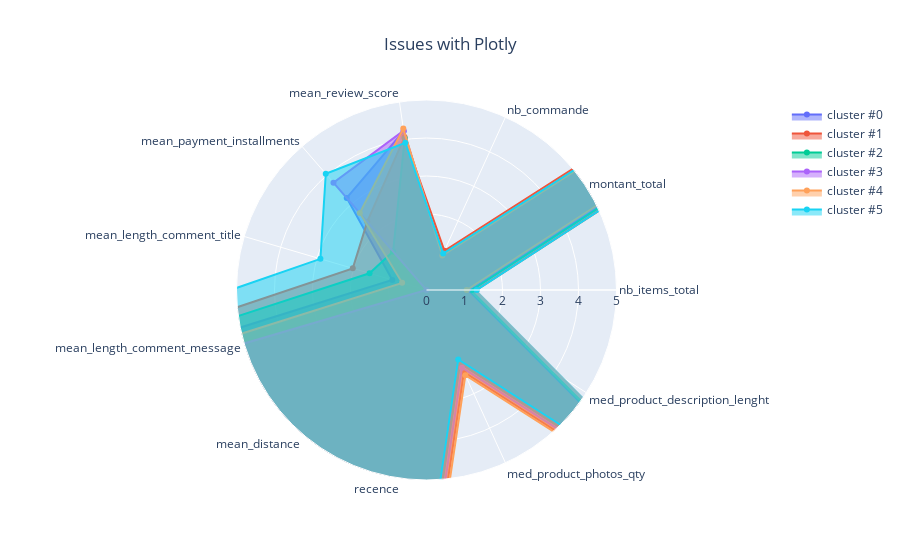

The code cell stored with this chart in its notebook:
### Code cell
import plotly.graph_objects as go

categories = result_kprot.columns
fig = go.Figure()

for g in result_kprot.index:
    fig.add_trace(go.Scatterpolar(
        r = result_kprot.loc[g].values,
        theta = categories,
        fill = 'toself',
        name = f'cluster #{g}'
    ))

fig.update_layout(
  polar=dict(
    radialaxis=dict(
      visible=True,
      range=[0, 5] # here we can define the range
    )),
  showlegend=True,
    title="Issues with Plotly",
    title_x=0.5
)

fig.show()

### Figure 1 — Plotly figure (JSON) as saved in the notebook; plotly's stock layout.template omitted (floating-point values rounded to 4 significant figures)
{"data": [{"fill": "toself", "name": "cluster #0", "r": [1.104, 149.3, 1, 4.223, 3.205, 0.9368, 29.45, 5.203, 306.6, 2.104, 956.5], "theta": ["nb_items_total", "montant_total", "nb_commande", "mean_review_score", "mean_payment_installments", "mean_length_comment_title", "mean_length_comment_message", "mean_distance", "recence", "med_product_photos_qty", "med_product_description_lenght"], "type": "scatterpolar"}, {"fill": "toself", "name": "cluster #1", "r": [1.315, 200.1, 1.135, 4.064, 2.38, 2.022, 29.77, 5.454, 273.0, 2.375, 838.7], "theta": ["nb_items_total", "montant_total", "nb_commande", "mean_review_score", "mean_payment_installments", "mean_length_comment_title", "mean_length_comment_message", "mean_distance", "recence", "med_product_photos_qty", "med_product_description_lenght"], "type": "scatterpolar"}, {"fill": "toself", "name": "cluster #2", "r": [1.198, 158.8, 1.011, 4.033, 1.341, 1.562, 30.07, 5.9, 289.8, 2.125, 854.6], "theta": ["nb_items_total", "montant_total", "nb_commande", "mean_review_score", "mean_payment_installments", "mean_length_comment_title", "mean_length_comment_message", "mean_distance", "recence", "med_product_photos_qty", "med_product_description_lenght"], "type": "scatterpolar"}, {"fill": "toself", "name": "cluster #3", "r": [1.081, 183.0, 1, 4.237, 3.739, 0.003466, 20.81, 6.028, 309.0, 2.248, 738.5], "theta": ["nb_items_total", "montant_total", "nb_commande", "mean_review_score", "mean_payment_installments", "mean_length_comment_title", "mean_length_comment_message", "mean_distance", "recence", "med_product_photos_qty", "med_product_description_lenght"], "type": "scatterpolar"}, {"fill": "toself", "name": "cluster #4", "r": [1.058, 123.1, 1.0, 4.291, 2.681, 0.668, 17.9, 5.51, 298.0, 2.464, 619.1], "theta": ["nb_items_total", "montant_total", "nb_commande", "mean_review_score", "mean_payment_installments", "mean_length_comment_title", "mean_length_comment_message", "mean_distance", "recence", "med_product_photos_qty", "med_product_description_lenght"], "type": "scatterpolar"}, {"fill": "toself", "name": "cluster #5", "r": [1.324, 177.0, 1.055, 3.915, 4.047, 2.909, 34.73, 5.433, 280.1, 2.01, 704.6], "theta": ["nb_items_total", "montant_total", "nb_commande", "mean_review_score", "mean_payment_installments", "mean_length_comment_title", "mean_length_comment_message", "mean_distance", "recence", "med_product_photos_qty", "med_product_description_lenght"], "type": "scatterpolar"}], "layout": {"polar": {"radialaxis": {"range": [0, 5], "visible": true}}, "showlegend": true, "title": {"text": "Issues with Plotly", "x": 0.5}}}
